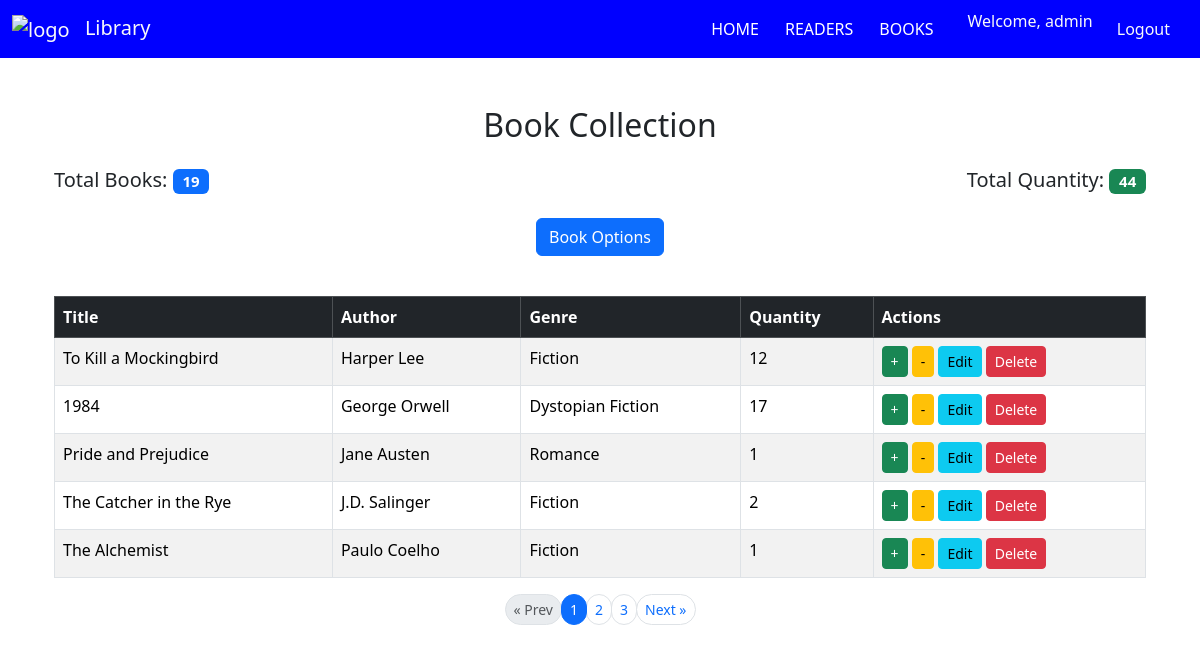
Screenshot of /books/ (signed in) with the database file from the repository.
### lims_app/models.py (models this page shows, shortened)
class User(AbstractUser):
    ROLE_CHOICES = (
        ('admin', 'Admin'),
        ('librarian', 'Librarian'),
        ('member', 'Member'),
    )
    role = models.CharField(max_length=10, choices=ROLE_CHOICES, default='member')
    phone = models.CharField(max_length=15, blank=True, null=True)
    address = models.TextField(blank=True, null=True)
    def is_admin(self):
        return self.role == 'admin' or self.is_superuser
    def is_librarian(self):
        return self.role == 'librarian' or self.is_admin()

class Book(models.Model):
    title = models.CharField(max_length=200,unique=True)
    author = models.CharField(max_length=200)
    genre = models.CharField(max_length=100)
    available_quantity = models.PositiveIntegerField(default=1)

### lims_app/views.py (the view)
# urls.py: path('books/', views.book_list, name='book_list'),
@librarian_required
def book_list(request):
    query = request.GET.get('search', '')
    books = Book.objects.all()
    if query:
        books = books.filter(
            Q(title__icontains=query) |
            Q(author__icontains=query) |
            Q(genre__icontains=query)
        )
    paginator = Paginator(books, 5)
    page_number = request.GET.get('page')
    page_obj = paginator.get_page(page_number)
    total_books = Book.objects.count()
    total_quantity = Book.objects.aggregate(Sum('available_quantity'))['available_quantity__sum'] or 0
    return render(request, 'books.html', {
        'page_obj': page_obj,
        'query': query,
        'total_books': total_books,
        'total_quantity': total_quantity,
    })

### lims_app/templates/books.html (shortened to what this page needs)
{% extends "index.html" %}
{% block main_content %}
<div class="container mt-5">
    <h2 class="text-center mb-4">Book Collection</h2>
    <div class="d-flex justify-content-between align-items-center mb-3">
        <h5>Total Books: <span class="badge bg-primary">{{ total_books }}</span></h5>
        <h5>Total Quantity: <span class="badge bg-success">{{ total_quantity }}</span></h5>
    </div>
    <div class="text-center mb-4">
        <button class="btn btn-primary" data-bs-toggle="modal" data-bs-target="#bookModal">Book Options</button>
    </div>
    <div class="table-responsive">
        <table class="table table-striped table-bordered mt-3">
            <thead class="table-dark">
                <tr>
                    <th>Title</th>
                    <th>Author</th>
                    <th>Genre</th>
                    <th>Quantity</th>
                    <th>Actions</th>
                </tr>
            </thead>
            <tbody>
                {% for book in page_obj %}
                <tr>
                    <td>{{ book.title }}</td>
                    <td>{{ book.author }}</td>
                    <td>{{ book.genre }}</td>
                    <td>{{ book.available_quantity }}</td>
                    <td>
                        <a href="{% url 'increase_quantity' book.id %}" class="btn btn-success btn-sm" title="Increase Quantity">+</a>
                        <a href="{% url 'decrease_quantity' book.id %}" class="btn btn-warning btn-sm" title="Decrease Quantity">-</a>
                        <a href="{% url 'update_book' book.id %}" class="btn btn-info btn-sm" title="Edit Book">Edit</a>
                        <a href="{% url 'delete_book' book.id %}" class="btn btn-danger btn-sm" onclick="return confirm('Delete this book?');" title="Delete Book">Delete</a>
                    </td>
                </tr>
                {% empty %}
                <tr>
                    <td colspan="5" class="text-center">No books found.</td>
                </tr>
                {% endfor %}
            </tbody>
        </table>
    </div>
    {% if page_obj.has_other_pages %}
    <nav aria-label="Page navigation">
        <ul class="pagination justify-content-center pagination-sm">
            {% if page_obj.has_previous %}
            <li class="page-item">
                <a class="page-link rounded-pill" href="?page={{ page_obj.previous_page_number }}{% if query %}&search={{ query }}{% endif %}">« Prev</a>
            </li>
            {% else %}
            <li class="page-item disabled"><span class="page-link rounded-pill">« Prev</span></li>
            {% endif %}
            {% for num in page_obj.paginator.page_range %}
                {% if page_obj.number == num %}
                    <li class="page-item active"><span class="page-link rounded-pill">{{ num }}</span></li>
                {% elif num >= page_obj.number|add:-2 and num <= page_obj.number|add:2 %}
                    <li class="page-item"><a class="page-link rounded-pill" href="?page={{ num }}{% if query %}&search={{ query }}{% endif %}">{{ num }}</a></li>
                {% endif %}
            {% endfor %}
            {% if page_obj.has_next %}
            <li class="page-item">
                <a class="page-link rounded-pill" href="?page={{ page_obj.next_page_number }}{% if query %}&search={{ query }}{% endif %}">Next »</a>
            </li>
            {% else %}
            <li class="page-item disabled"><span class="page-link rounded-pill">Next »</span></li>
            {% endif %}
        </ul>
    </nav>
    {% endif %}
</div>
{% endblock %}

### lims_app/templates/index.html (shortened to what this page needs)
<!doctype html>
{% load static %}
<html lang="en">
  <head>
    <link href="https://cdn.jsdelivr.net/npm/bootstrap@5.3.8/dist/css/bootstrap.min.css" rel="stylesheet">
  </head>
  <body>
    <nav class="navbar navbar-expand-lg" style="background-color: #0000FF;">
      <div class="container-fluid">
        <a class="navbar-brand text-light" href="#">
          <img src="{% static 'lims_app/logo1.jpg' %}" alt="logo" height="45" style="margin-right: 10px">
          Library
        </a>
        <div class="collapse navbar-collapse" id="navbarNav">
          <ul class="navbar-nav ms-auto">
            {% if user.is_authenticated %}
              {% if user.is_admin %}
                <li class="nav-item">
                  <a class="nav-link {% if current_tab == 'home' %}active{% endif %}" href="{% url 'home' %}">HOME</a>
                </li>
                <li class="nav-item">
                  <a class="nav-link {% if current_tab == 'readers' %}active{% endif %}" href="{% url 'readers_tab' %}">READERS</a>
                </li>
                <li class="nav-item">
                  <a class="nav-link {% if current_tab == 'books' %}active{% endif %}" href="{% url 'book_list' %}">BOOKS</a>
                </li>
              {% endif %}
              <li class="nav-item">
                <span class="navbar-text text-light mx-3">Welcome, {{ user.username }}</span>
              </li>
              <li class="nav-item">
                <a class="nav-link text-light" href="{% url 'logout' %}">Logout</a>
              </li>
            {% endif %}
          </ul>
        </div>
      </div>
    </nav>
    <div class="container mt-4">
      {% block main_content %}
      {% endblock %}
    </div>
  </body>
</html>

### lims_app/templates/index.html (style rules this page uses)
.navbar-nav .nav-link { color: white; margin-right: 10px; }

### rows the page displays
User: username "admin"
Book: title "To Kill a Mockingbird", author "Harper Lee", genre "Fiction", available_quantity "12"
Book: title "1984", author "George Orwell", genre "Dystopian Fiction", available_quantity "17"
Book: title "Pride and Prejudice", author "Jane Austen", genre "Romance", available_quantity "1"
Book: title "The Catcher in the Rye", author "J.D. Salinger", genre "Fiction", available_quantity "2"
Book: title "The Alchemist", author "Paulo Coelho", genre "Fiction", available_quantity "1"

### other values shown
{{ total_books }} "19"
{{ total_quantity }} "44"
{{ num }} "1"
{{ num }} "2" "3"
